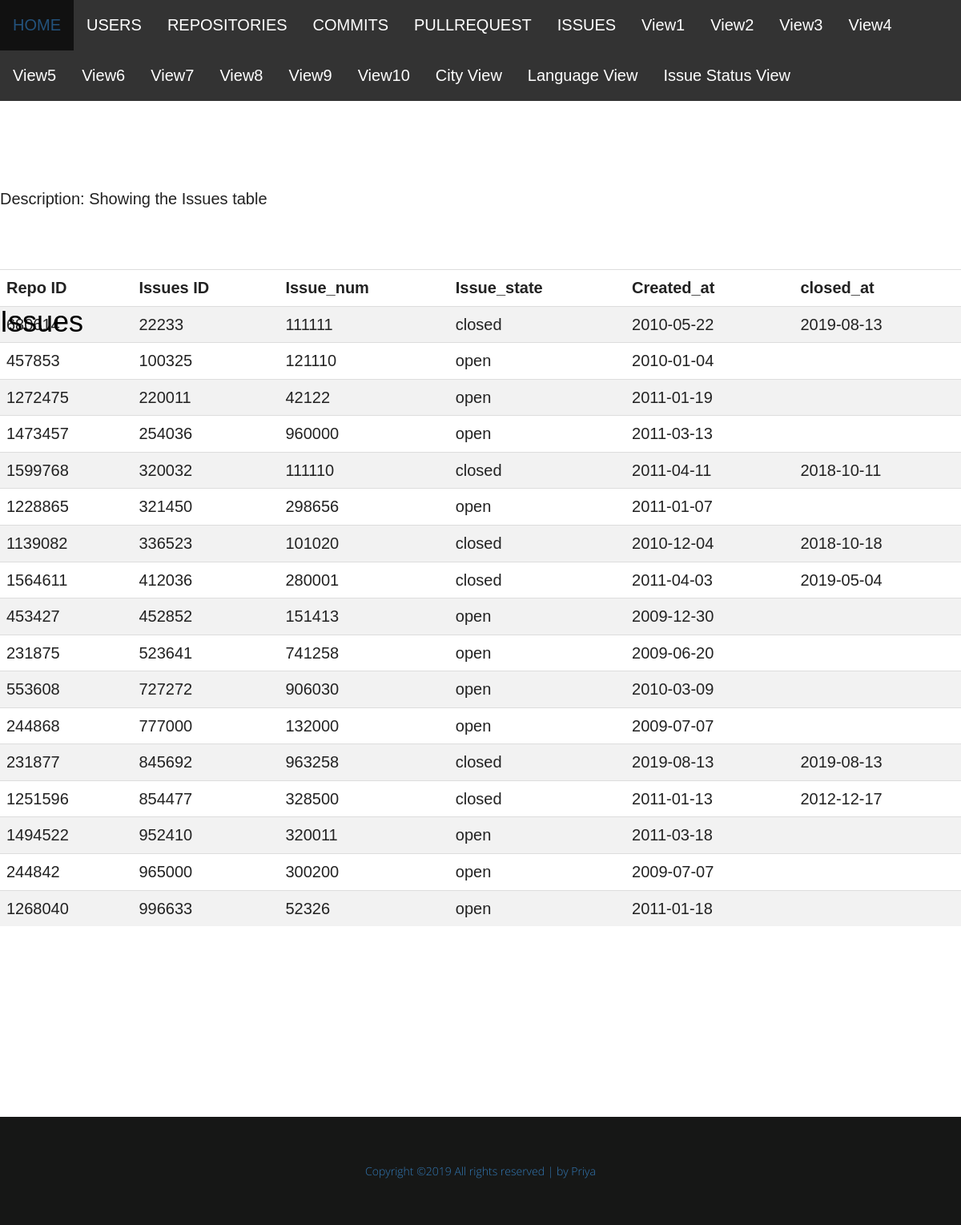
/frontendGitHub/issues.php, run on the app's committed database.
### tables this page shows
CREATE TABLE `issues` (
  `repo_id` int(10) NOT NULL,
  `issue_id` int(11) NOT NULL,
  `issue_num` int(11) DEFAULT NULL,
  `issue_state` varchar(45) DEFAULT NULL,
  `created_at` varchar(45) NOT NULL,
  `closed_at` varchar(45) DEFAULT NULL,
  PRIMARY KEY (`issue_id`),
  KEY `repository_id_idx` (`repo_id`),
  CONSTRAINT `repos_ID` FOREIGN KEY (`repo_id`) REFERENCES `repositories` (`repositoryID`) ON DELETE CASCADE ON UPDATE CASCADE
);

### frontendGitHub/issues.php (the view, shortened to what this page needs)
<?php
$host="127.0.0.1";
$port=3307;
$socket="";
$user="root";
$password="";
$dbname="Project2";
$con = new mysqli($host, $user, $password, $dbname, $port, $socket)
	or die ('Could not connect to the database server' . mysqli_connect_error());
?>
<!DOCTYPE html>
<html lang="en">
<head>
</head>
<body>
<ul>
  <li><a class="active" href="GITHUB_API.html">HOME</a></li>
  <li><a href="users.php">USERS</a></li>
  <li><a href="REPOSITORIES.php">REPOSITORIES</a></li>
  <li><a href="COMMITS.php">COMMITS</a></li>
  <li><a href="PULLREQUEST.php">PULLREQUEST</a></li>
  <li><a href="ISSUES.php">ISSUES</a></li>
  <li><a href="View1.php">View1</a></li>
  <li><a href="View2.php">View2</a></li>
  <li><a href="View3.php">View3</a></li>
  <li><a href="View4.php">View4</a></li>
  <li><a href="View5.php">View5</a></li>
  <li><a href="View6.php">View6</a></li>
  <li><a href="View7.php">View7</a></li>
  <li><a href="View8.php">View8</a></li>
  <li><a href="View9.php">View9</a></li>
  <li><a href="View10.php">View10</a></li>
  <li><a href="CityView.php">City View</a></li>
  <li><a href="LanguageView.php">Language View</a></li>
  <li><a href="IssueStatusView.php">Issue Status View</a></li>
</ul>
<link href="css/bootstrap.min.css" rel="stylesheet">
<link href="css/bootstrap-theme.min.css" rel="stylesheet">
<link href="css/font-awesome.min.css" rel="stylesheet">
<link rel="stylesheet" href="css/themify-icons.css">
<link rel="stylesheet" href="css/animate.css">
<link rel="stylesheet" href="css/style.css">
<br>
<div>
    <h1 class="hero-text">Issues</h1>
</div>
<br><br>
<p> Description: Showing the Issues table </p>
<br>
<br>
<div class = "table_wrapper">
<table style="width:100%" class="table" id="dataTable" >
    <tr style="font-weight:bold"><td>Repo ID</td><td>Issues ID</td><td>Issue_num</td><td>Issue_state</td><td>Created_at</td><td>closed_at</td></tr>
    <?php
        $sql = "SELECT *
                FROM issues;";
        $result = mysqli_query($con, $sql) or die("Bad Query: $sql");
        while ($row = mysqli_fetch_assoc($result)){
            echo "<tr><td>{$row['repo_id']}</td><td>{$row['issue_id']}</td><td>{$row['issue_num']}</td><td>{$row['issue_state']}</td><td>{$row['created_at']}</td><td>{$row['closed_at']}</td></tr>";
        }
    ?>
</table>
</div>
<br>
</body>
<section class="product-landing pro_d" data-scroll-index="1">
</section>
<footer class="footer-area">
        <div class="container">
            <div class="row text-center">
                <p class="copyright">
                    <a>Copyright &copy;<script>document.write(new Date().getFullYear());</script> All rights reserved | by Priya</a>
                </p>
            </div>
        </div>
    </footer>
</html>

### frontendGitHub/css/style.css (style rules this page uses)
body { font-family: 'Montserrat'; font-weight: 300; font-size: 20px; line-height: 35px; color: #222; }
a, .btn, button { text-decoration: none; outline: none; transition: all 0.6s ease-in-out; }
p { margin: 0px; }
ul, h1, h2, h3, h4, h5, h6 { margin: 0; list-style: none; padding: 0; margin: 0px; }
body { overflow-x: hidden; }
.hero-text { text-align: center; position: absolute; top: 25%; transform: translateY(-50%); left: 50%; transform: translateX(-50%); z-index: 9999; }
.product-landing { padding-top: 113px; padding-bottom: 70px; }
.footer-area { background: #161716; padding: 50px 0; }
.copyright { color: #97989b; font-size: 14px; font-family: 'Open Sans', sans-serif; font-weight: 400px; }

### frontendGitHub/issues.php (style rules this page uses)
ul { list-style-type: none; margin: 0; padding: 0; overflow: hidden; background-color: #333; }
li { float: left; }
li a { display: block; color: white; text-align: center; padding: 14px 16px; text-decoration: none; }
table { border-collapse: collapse; width: 100%; }
.table_wrapper { display: block; overflow-x: auto; white-space: nowrap; }
th, td { text-align: left; padding: 8px; }
tr:nth-child(even) { background-color: #f2f2f2; }
h1.hero-text { color: black; text-align: left; width: 100% !important; }
body { font-family: Arial, Helvetica, sans-serif; font-size: 20px; }

### data on the page
issues: repo "680614", issue_id "22233", issue_num "111111", issue_state "closed", created_at "2010-05-22", closed_at "2019-08-13"
issues: repo "457853", issue_id "100325", issue_num "121110", issue_state "open", created_at "2010-01-04"
issues: repo "1272475", issue_id "220011", issue_num "42122", issue_state "open", created_at "2011-01-19"
issues: repo "1473457", issue_id "254036", issue_num "960000", issue_state "open", created_at "2011-03-13"
issues: repo "1599768", issue_id "320032", issue_num "111110", issue_state "closed", created_at "2011-04-11", closed_at "2018-10-11"
issues: repo "1228865", issue_id "321450", issue_num "298656", issue_state "open", created_at "2011-01-07"
issues: repo "1139082", issue_id "336523", issue_num "101020", issue_state "closed", created_at "2010-12-04", closed_at "2018-10-18"
issues: repo "1564611", issue_id "412036", issue_num "280001", issue_state "closed", created_at "2011-04-03", closed_at "2019-05-04"
issues: repo "453427", issue_id "452852", issue_num "151413", issue_state "open", created_at "2009-12-30"
issues: repo "231875", issue_id "523641", issue_num "741258", issue_state "open", created_at "2009-06-20"
issues: repo "553608", issue_id "727272", issue_num "906030", issue_state "open", created_at "2010-03-09"
issues: repo "244868", issue_id "777000", issue_num "132000", issue_state "open", created_at "2009-07-07"
issues: repo "231877", issue_id "845692", issue_num "963258", issue_state "closed", created_at "2019-08-13", closed_at "2019-08-13"
issues: repo "1251596", issue_id "854477", issue_num "328500", issue_state "closed", created_at "2011-01-13", closed_at "2012-12-17"
issues: repo "1494522", issue_id "952410", issue_num "320011", issue_state "open", created_at "2011-03-18"
issues: repo "244842", issue_id "965000", issue_num "300200", issue_state "open", created_at "2009-07-07"
issues: repo "1268040", issue_id "996633", issue_num "52326", issue_state "open", created_at "2011-01-18"
